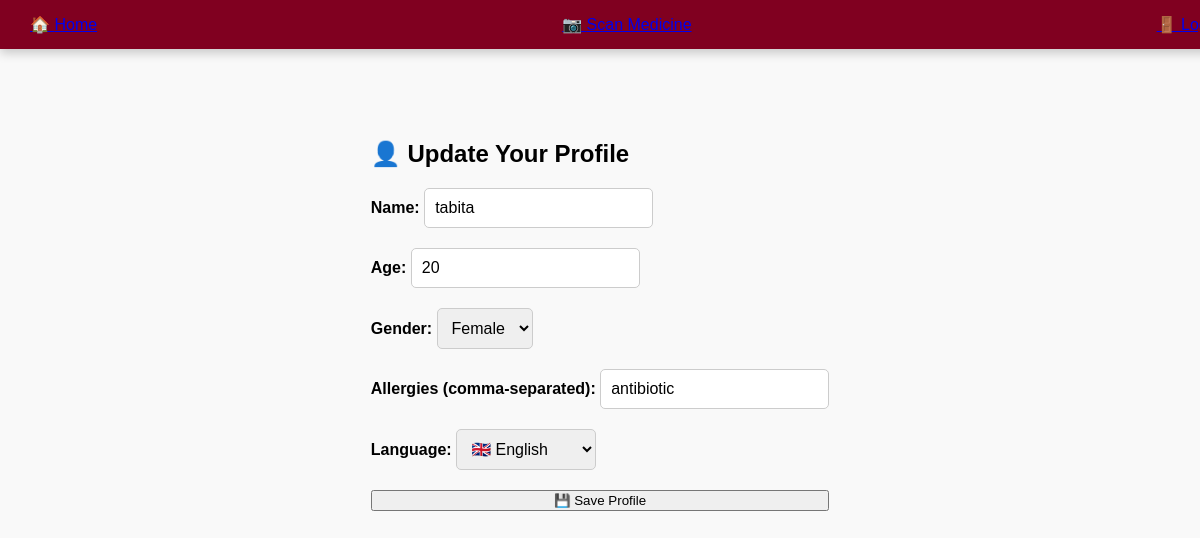
/user_profile.php (signed in), run on the app's committed database.
### tables this page shows
CREATE TABLE users (
    id INTEGER PRIMARY KEY AUTOINCREMENT,
    name TEXT NOT NULL,
    age INTEGER NOT NULL,
    gender TEXT NOT NULL,
    allergies TEXT NOT NULL  -- Comma-separated list of allergies
, password TEXT, email TEXT, language TEXT DEFAULT 'en');

### user_profile.php (the view, shortened to what this page needs)
<?php
$language = $_SESSION['language'] ?? 'en';
$langFile = __DIR__ . "/language/$language.php";
$lang = file_exists($langFile) ? require $langFile : require __DIR__ . "/language/en.php";
try {
    $db = new PDO('sqlite:database.sqlite');
    $db->setAttribute(PDO::ATTR_ERRMODE, PDO::ERRMODE_EXCEPTION);
} catch (PDOException $e) {
    die("Database connection failed: " . $e->getMessage());
}
$user_id = $_SESSION['user_id'];
$stmt = $db->prepare("SELECT * FROM users WHERE id = ?");
$stmt->execute([$user_id]);
$user = $stmt->fetch(PDO::FETCH_ASSOC);
$name = $user['name'] ?? '';
$age = $user['age'] ?? '';
$gender = $user['gender'] ?? '';
$allergies = $user['allergies'] ?? '';
$language = $user['language'] ?? 'en';
?>
<!DOCTYPE html>
<html lang="<?= $language ?>">
<head>
    <link rel="stylesheet" href="css/design.css">
    <link rel="stylesheet" href="https://code.jquery.com/ui/1.12.1/themes/base/jquery-ui.css">
</head>
<body>
    <nav>
        <a href="index.php">🏠 <?= $lang['home'] ?></a>
        <a href="barcode_scanner.php">📷 <?= $lang['scan'] ?></a>
        <a href="logout.php">🚪 <?= $lang['logout'] ?></a>
    </nav>
    <section class="container">
        <h1>👤 <?= $lang['update_profile'] ?></h1>
        <form method="POST">
            <label><?= $lang['name'] ?>: <input type="text" name="name" value="<?= htmlspecialchars($name) ?>" required></label>
            <label><?= $lang['age'] ?>: <input type="number" name="age" value="<?= htmlspecialchars($age) ?>" required></label>
            <label><?= $lang['gender'] ?>:
                <select name="gender">
                    <option value="Female" <?= ($gender == "Female") ? "selected" : "" ?>><?= $lang['female'] ?></option>
                </select>
            </label>
            <label><?= $lang['allergies'] ?>:
                <input type="text" id="allergy-input" name="allergies" value="<?= htmlspecialchars($allergies) ?>" required>
            </label>
            <label><?= $lang['language'] ?>:
                <select name="language" required>
                    <option value="en" <?= $language == 'en' ? 'selected' : '' ?>>🇬🇧 English</option>
                </select>
            </label>
            <button type="submit"><?= $lang['save'] ?></button>
        </form>
    </section>
</body>
</html>

### css/design.css (style rules this page uses)
body { font-family: 'Arial', sans-serif; background-color: #f9f9f9; margin: 0; padding: 0; padding-top: 120px; display: flex; flex-direction: column; align-items: center; }
nav { width: 100%; background: #800020; display: flex; justify-content: space-between; align-items: center; padding: 15px 30px; position: fixed; top: 0; left: 0; right: 0; z-index: 1000; box-shadow: 0px 4px 10px rgba(0, 0, 0, 0.2); margin-bottom: 20px; }
form { display: flex; flex-direction: column; margin-top: 20px; }
label { font-weight: bold; text-align: left; margin-bottom: 5px; }
input, select { padding: 10px; margin-bottom: 15px; border: 1px solid #ccc; border-radius: 5px; font-size: 16px; }

### data on the page
users: name "tabita", age "20", gender "Female", allergies "antibiotic", language "🇬🇧 English"

### other printed values
$lang['update_profile'] "Update Your Profile"
$lang['name'] "Name"
$lang['age'] "Age"
$lang['gender'] "Gender"
$lang['allergies'] "Allergies (comma-separated)"
$lang['language'] "Language"
$lang['save'] "💾 Save Profile"
